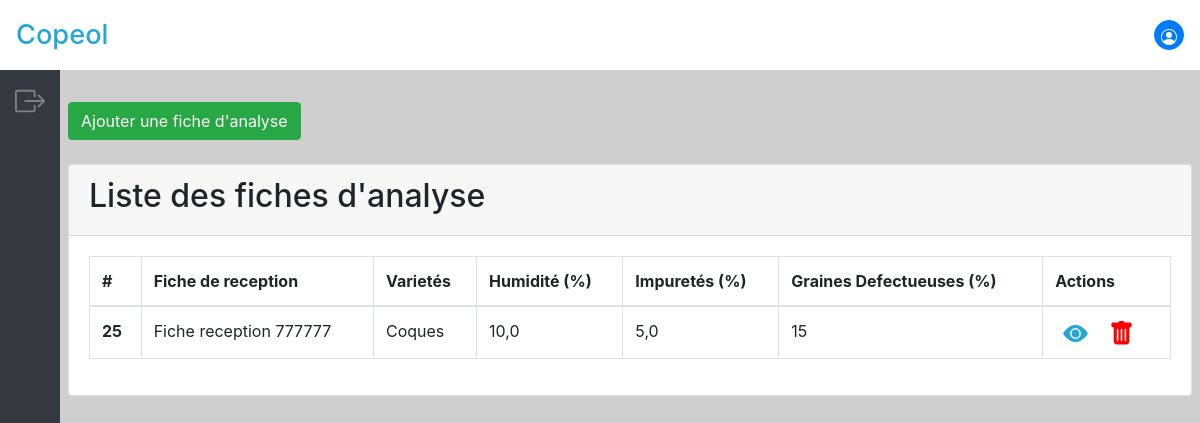
Screenshot of /home/analyses/ with the database file from the repository.
### copeol_app/models.py (models this page shows, shortened)
class Fiche_analyse(models.Model):
    VARIETE1 = 'Décortiquées'
    VARIETE2 = 'Coques'
    CHOICES = (
        (VARIETE1, 'Décortiquées'),
        (VARIETE2, 'Coques'),
    )
    variete = models.CharField(max_length=15, choices=CHOICES)
    fiche_reception = models.ForeignKey(Fiche_reception,
                                        null=True,
                                        on_delete=models.SET_NULL)
    humidite = models.fields.FloatField()
    impuretes = models.fields.FloatField()
    taux_graines_defectueuses = models.fields.IntegerField()

class Fiche_reception(models.Model):
    lv_livraison = models.ForeignKey(Commande,
                                     null=True,
                                     on_delete=models.SET_NULL)
    poids_brut = models.fields.IntegerField()
    provenance_livraison = models.fields.CharField(max_length=50)
    date_livraison = models.fields.DateField()
    def __str__(self):
        return 'Fiche reception ' + self.lv_livraison.lv_commande

class Commande(models.Model):
    lv_commande = models.fields.CharField(max_length=6)
    provenance_commande = models.fields.CharField(max_length=100)
    date_commande = models.fields.DateField()

### copeol_app/views.py (the view, shortened to what this page needs)
# urls.py: path('home/analyses/', analyse_get, name="analyses"),
def analyse_get(request):
    analyse_form = AnalyseForm()
    analyse = Fiche_analyse.objects.all().order_by('-id')
    return render(request,
                  'home/home.html',
                  context={
                      'analyse_form': analyse_form,
                      'analyse': analyse
                  })

### copeol_app/templates/home/home.html (shortened to what this page needs)
<!DOCTYPE html>
<html lang="en">
<head>
    <link rel="stylesheet" href="https://stackpath.bootstrapcdn.com/bootstrap/4.5.0/css/bootstrap.min.css"
>
    {% load static %}
    <link rel="stylesheet" href="{% static 'css/admin.css' %}">
</head>
<body>
    <header class="container-fluid p-3 d-flex align-items-center justify-content-between">
        <a href="{% url 'home' %}">
            <h1 id="login-title">Copeol</h1>
        </a>
        <div id="user-profile" class="d-flex flex-column align-items-end">
            <button class="btn btn-primary rounded-circle p-0 bi bi-person-circle" data-toggle="collapse"
                data-target="#collapseExample" aria-expanded="false" aria-controls="collapseExample"
                style="width: 30px;height: 30px;">
                <svg xmlns="http://www.w3.org/2000/svg" width="16" height="16" fill="currentColor" viewBox="0 0 16 16">
                    <path d="M11 6a3 3 0 1 1-6 0 3 3 0 0 1 6 0z" />
                    <path fill-rule="evenodd"
                        d="M0 8a8 8 0 1 1 16 0A8 8 0 0 1 0 8zm8-7a7 7 0 0 0-5.468 11.37C3.242 11.226 4.805 10 8 10s4.757 1.225 5.468 2.37A7 7 0 0 0 8 1z" />
                </svg>
            </button>
        </div>
    </header>
    <main class="container-fluid px-0 m-0 row">
        <aside class="bg-dark d-flex flex-column align-items-center">
            <a class="menu-icon p-3" href="{% url 'logout' %}" title="Déconnexion">
            </a>
        </aside>
        <section class="p-2">
            {% if analyse_form%}
            <div class="w-100 p-0 m-0">
                <button class="btn btn-success my-4" data-toggle="modal" data-target="#analyse-form">
                    Ajouter une fiche d'analyse
                </button>
                <div class="w-100 card">
                    <div class="w-100 card-header">
                        <h2>Liste des fiches d'analyse</h2>
                    </div>
                    <div class="w-100 card-body">
                        <table class="w-100 table table-bordered">
                            <thead>
                                <tr>
                                    <th scope="col">#</th>
                                    <th scope="col">Fiche de reception</th>
                                    <th scope="col">Varietés</th>
                                    <th scope="col">Humidité (%)</th>
                                    <th scope="col">Impuretés (%)</th>
                                    <th scope="col">Graines Defectueuses (%)</th>
                                    <th scope="col">Actions</th>
                                </tr>
                            </thead>
                            <tbody>
                                {% for m in analyse %}
                                <tr>
                                    <th scope="row">{{m.id}}</th>
                                    <td>{{m.fiche_reception}}</td>
                                    <td>{{m.variete}}</td>
                                    <td>{{m.humidite}}</td>
                                    <td>{{m.impuretes}}</td>
                                    <td>{{m.taux_graines_defectueuses}}</td>
                                    <td>
                                        <span title="Voir la fiche" class="m-2 pointer" role="button"
                                            data-toggle="modal" data-target="#analyse{{m.id}}">
                                            <svg xmlns="http://www.w3.org/2000/svg" width="25" height="25"
                                                fill="#25a6d5" class="bi bi-eye-fill" viewBox="0 0 16 16">
                                                <path d="M10.5 8a2.5 2.5 0 1 1-5 0 2.5 2.5 0 0 1 5 0z" />
                                                <path
                                                    d="M0 8s3-5.5 8-5.5S16 8 16 8s-3 5.5-8 5.5S0 8 0 8zm8 3.5a3.5 3.5 0 1 0 0-7 3.5 3.5 0 0 0 0 7z" />
                                            </svg>
                                        </span>
                                        <a href="delete/{{ m.id }}" title="Supprimer la fiche" class="m-2">
                                        </a>
                                    </td>
                                </tr>
                                {% empty %}
                                <p>Pas de fiche pour l'instant.</p>
                                {% endfor %}
                            </tbody>
                        </table>
                    </div>
                </div>
            </div>
            {% endif %}
        </section>
    </main>
</body>
</html>

### copeol_app/static/css/admin.css (style rules this page uses)
body { background-color: #ffffff; height: 100vh; padding: 0; margin: 0; display: flex; flex-direction: column; justify-content: center; align-items: center; }
#login-title, #login-title:hover { text-align: left; color: #25a6d5; margin: 0; text-decoration: none; font-size: 1.7rem; }
header { position: fixed; left: 0; top: 0; width: 100%; z-index: 100; height: 70px; background: white; }
main { height: 100vh; padding-top: 70px; }
aside { width: 5%; }
section { width: 95%; background: rgb(207, 207, 207); }
#user-profile { position: relative; }

### rows the page displays
Fiche_analyse: id "25", fiche_reception "Fiche reception 777777", variete "Coques", humidite "10,0", impuretes "5,0", taux_graines_defectueuses "15"
